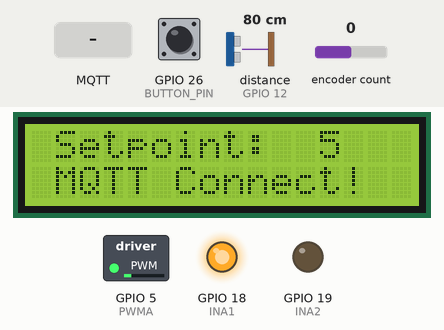
A program run on a simulated ESP32. Parts: 16×2 character LCD, switched loads named in the program (green lamp = pin HIGH), output pins drawn as LEDs (lit = HIGH). Wiring (inferred from the names in the program): ultrasonic range finder: trigger GPIO 14; echo GPIO 12. Inputs (shaded band) come from the test bench; at power-on: distance to the obstacle (sensor on GPIO 12) 80 cm, GPIO 26 (BUTTON_PIN) LOW, encoder count 0. The echo pulse lasts 58.3 µs per cm; WiFi joins after 1.5 s; servers stay silent unless stated; no MQTT or app messages arrive unless stated; pins used as bus, display or sensor lines are not drawn; what the program prints to the serial monitor is not drawn.

Above: at 2.91 s.
3.4 s: distance to the obstacle (sensor on GPIO 12) set to 2 cm
6.4 s: distance to the obstacle (sensor on GPIO 12) set to 4 cm
At 7.56 s:
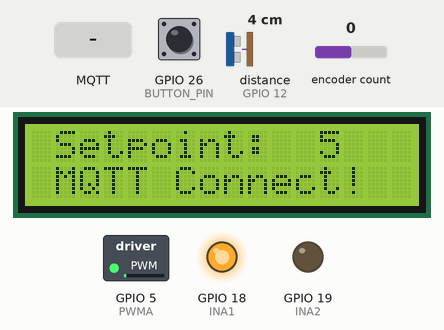
9.4 s: MQTT message "15" arrives on the third subscribed topic
At 10.6 s:
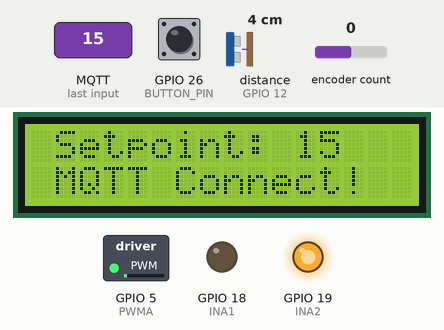
12.4 s: distance to the obstacle (sensor on GPIO 12) set to 18 cm
At 12.57 s:
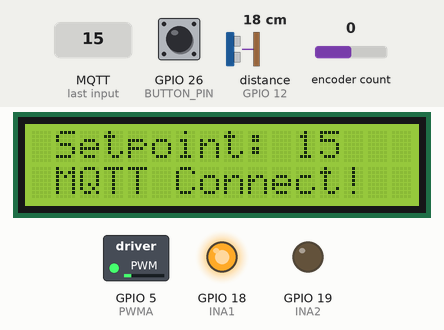
15.4 s: distance to the obstacle (sensor on GPIO 12) set to 7 cm
At 16.0 s:
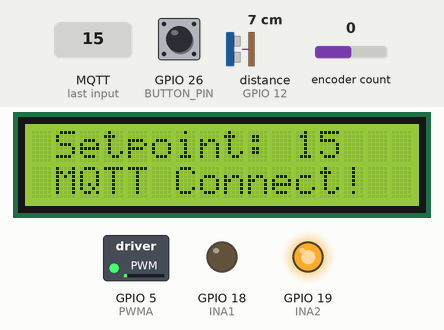
18.4 s: distance to the obstacle (sensor on GPIO 12) set to 9 cm
Timing chart, 0 to 21.9 s (numbered marks = the images above; inputs shaded):
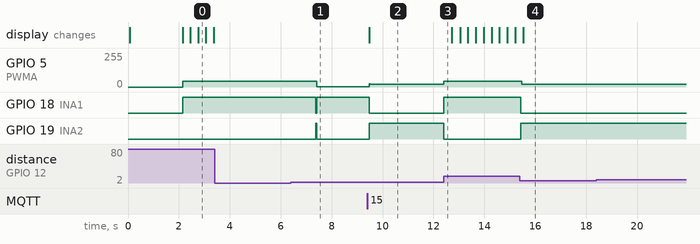

Measured:
- after the input at 3.4 s, every drawn part: stays the same
- after the input at 6.4 s, GPIO 5 (PWMA): 45/255 → 1/255 after 1.0 s; GPIO 18 (INA1): HIGH → LOW after 0.98 s, → HIGH 0.03 s later; GPIO 19 (INA2): LOW → HIGH after 0.98 s, → LOW 0.03 s later
- after the input at 9.4 s, GPIO 5 (PWMA): 1/255 → 19/255 after 0.08 s, → 20/255 2.5 s later; GPIO 18 (INA1): HIGH → LOW after 0.08 s; GPIO 19 (INA2): LOW → HIGH after 0.08 s; the display: changes after 0.07 s (image 2)
- after the input at 12.4 s, GPIO 5 (PWMA): 20/255 → 45/255 at once; GPIO 18 (INA1): LOW → HIGH at once; GPIO 19 (INA2): HIGH → LOW at once
- after the input at 15.4 s, GPIO 5 (PWMA): 45/255 → 19/255 after 0.06 s, → 20/255 2.5 s later; GPIO 18 (INA1): HIGH → LOW at once; GPIO 19 (INA2): LOW → HIGH at once

The program:

main.cpp
```cpp
#include <Arduino.h>
#include <PID_v1.h>
#include <ESP32Encoder.h>
#include <LCD_I2C.h>
#include <Adafruit_PCF8574.h>
#include <WiFi.h>
#include <MQTT.h>
////////////////////////////////////////////////////////////////////////////
LCD_I2C lcd(0x27, 16, 2);
ESP32Encoder encoder;
WiFiClient net;
MQTTClient client;
hw_timer_t *My_timer = NULL;

#define BUTTON_PIN 26
#define ENCODER_A_PIN 16
#define ENCODER_B_PIN 17

int motorSpeed;
int baseSpeed = 0;
int maxSpeed = 45;
int sum_error = 0;
int SPEED;
int maxmotorspeed = 20;
int distance_set = 5;
int dis_set = 0;

// PID
int error = 0;
int pre_error = 0;
float integral = 0;
float LastTime = 0;
float Dt = 0.032;

int Kp = 5;
int Kd = 1;
float Ki = 0.1;

int INA1 = 18;
int INA2 = 19;
int PWMA = 5;

const int trig = 14;      //ประกาศขา trig
const int echo = 12;      //ประกาศขา echo
long duration, distance;  //ประกาศตัวแปรเก็บค่าระยะ

int encode = 0;
static long lastPosition = 0;
const float limit_up = 60;
const float limit_down = 30;
int motor_limit;
float degree;
int state = 0;
int prep_state;
double turn;

int newPosition;
////////////////////////////////////////////////
const char ssid[] = "Dxt-iphone";
const char pass[] = "magicwireless";

const char mqtt_broker[]="test.mosquitto.org";
const char status_topic[]="final1.18/status";
const char getval_topic[]="final1.18/getval";
const char mqtt_topic[]="final1.18/message";
const char distance_topic[]="final1.18/distance";
const char mqtt_client_id[]="arduino_group_final1.18"; // must change this string to a unique value
int MQTT_PORT=1883;

void messageReceived(String &topic, String &payload) {
  // Serial.println("incoming: " + topic + " - " + payload);
  if(topic == "final1.18/getval"){
    if(payload == "5"){
      dis_set = 1;
    }else if(payload == "10"){
      dis_set = 2;
    }else if(payload == "15"){
      dis_set = 3;
    }else if(payload == "20"){
      dis_set = 4;
    }else if(payload == "25"){
      dis_set = 5;
    }else if(payload == "30"){
      dis_set = 6;
    }else if(payload == "35"){
      dis_set = 7;
    }
  }

}

void connect() {
  Serial.print("checking wifi...");
  while (WiFi.status() != WL_CONNECTED) {
    Serial.print(".");
    delay(1000);
  }

  Serial.print("\nconnecting...");
  while (!client.connect(mqtt_client_id)) {
    Serial.print(".");
    delay(1000);
  }

  Serial.println("\nconnected!");

  client.subscribe(mqtt_topic);
  client.subscribe(distance_topic);
  client.subscribe(getval_topic);
  client.subscribe(status_topic);
}

void IRAM_ATTR Timer(){
	//Code want to be timer here//
  if((state == 1) & (distance_set == 5)){
    distance_set = 10;
    prep_state = 1;
    state = 0;
  }else if((state == 1) & (distance_set == 10) & (prep_state == 1)){
    distance_set = 15;
    state = 0;
    prep_state = 2;
  }else if((state == 1) & (distance_set == 15) & (prep_state == 2)){
    distance_set = 20;
    state = 0;
    prep_state = 3;
  }else if((state == 1) & (distance_set == 20) & (prep_state == 3)){
    distance_set = 25;
    state = 0;
    prep_state = 4;
  }else if((state == 1) & (distance_set == 25) & (prep_state == 4)){
    distance_set = 30;
    state = 0;
    prep_state = 5;
  }else if((state == 1) & (distance_set == 30) & (prep_state == 5)){
    distance_set = 35;
    state = 0;
    prep_state = 6;
  }else if((state == 1) & (distance_set == 35) & (prep_state == 6)){
    distance_set = 5;
    state = 0;
    prep_state = 0;
  }
}


void motorup(int speedM) {
  digitalWrite(INA1, HIGH);
  digitalWrite(INA2, LOW);
  analogWrite(PWMA, speedM);
}

void motordown(int speedM) {
  digitalWrite(INA1, LOW);
  digitalWrite(INA2, HIGH);
  analogWrite(PWMA, speedM);
}

void pid(int setpoint) {

  if ((distance >= (setpoint-1)) && (distance <= (setpoint-2))) {
    error = -2;
  } else if (distance >= (setpoint-3) && distance <= (setpoint-4)) {
    error = -2;
  } else if (distance >= (setpoint-5) && distance <= (setpoint-6)) {
    error = -3;
  } else if (distance <= (setpoint-7)) {
    error = -4;
  }
  if (distance >= setpoint && distance <= (setpoint+1)) {
    error = 0;
  } else if (distance >= (setpoint+2) && distance <= (setpoint+3)) {
    error = 50;
  } else if (distance >= (setpoint+4) && distance <= (setpoint+5)) {
    error = 52;
  } else if (distance >= (setpoint+6) && distance <= (setpoint+7)) {
    error = 54;
  } else if (distance >= (setpoint+8) && distance <= (setpoint+9)) {
    error = 56;
  } else if (distance > (setpoint+10)) {
    error = 58;
  }

  float CurrentTime = millis() / 1000.00;
  Dt = CurrentTime - LastTime;
  LastTime = CurrentTime;
  integral += error * Dt;
  integral = constrain(integral, -10, 10);
  //  if (error == 0) integral = 0;
  double Derivative = (error - pre_error) / Dt;

  motorSpeed = Kp * error + Kd * (error - pre_error) + Ki * (integral);
  SPEED = baseSpeed + motorSpeed;

  if (SPEED > maxSpeed) SPEED = maxSpeed;
  if (SPEED < -maxSpeed) SPEED = -maxSpeed;
  if (motorSpeed > maxmotorspeed) motorSpeed = maxmotorspeed;
  if (motorSpeed < -maxmotorspeed) motorSpeed = -maxmotorspeed;
  if (error == 0) {
  digitalWrite(INA1, HIGH);
  digitalWrite(INA2, HIGH);
  analogWrite(PWMA, 0);
  }

  if (SPEED > 0) {
    motorup(SPEED);
  } else if (SPEED < 0) {
    motordown(abs(SPEED));
  }

  pre_error = error;
  sum_error += error;

  // Serial.print("       ");
  // Serial.print(error);
  // Serial.print("       ");
  // Serial.print(SPEED);
  // Serial.print("       ");
  // Serial.println(motorSpeed);
}

void sensor() {
  digitalWrite(trig, LOW);
  delayMicroseconds(5);
  digitalWrite(trig, HIGH);
  delayMicroseconds(5);
  digitalWrite(trig, LOW);           //ใช้งานขา trig
  duration = pulseIn(echo, HIGH);    //อ่านค่าของ echo
  distance = (duration / 2) / 29.1;  //คำนวณเป็น centimeters
  Serial.print(distance);
  Serial.println(" cm");
  //delay(10);
}

void LCD_Show(){
  // lcd.setCursor(1,0);
  // lcd.print("Distance: ");
  // lcd.print(distance);
  lcd.setCursor(1,0);
  lcd.print("Setpoint: ");
  if(distance_set < 10){
    lcd.print(" ");
  }
  lcd.print(distance_set);
  lcd.setCursor(1,1);
  if(!client.connected()){
    lcd.print("MQTT Disconnect!");
  }else{
    lcd.print("MQTT Connect!");
  }
  delay(2);
  lcd.clear();
}

void IRAM_ATTR button_state(){
  state = 1;
}

void setup() {
  Serial.begin(9600);
  WiFi.begin(ssid, pass);
  client.begin(mqtt_broker, MQTT_PORT, net);
  client.onMessage(messageReceived);
  lcd.begin();
  lcd.backlight();
  lcd.clear();
  My_timer = timerBegin(0, 80, true);
	timerAttachInterrupt(My_timer, &Timer, true);
	timerAlarmWrite(My_timer, 250000, true);
	timerAlarmEnable(My_timer);
  pinMode(echo, INPUT);   //สั่งให้ขา echo ใช้งานเป็น input
  pinMode(trig, OUTPUT);  //สั่งให้ขา trig ใช้งานเป็น output
  pinMode(INA1, OUTPUT);
  pinMode(INA2, OUTPUT);
  pinMode(PWMA, OUTPUT);
  pinMode(BUTTON_PIN,INPUT);
  // pinMode(25,INPUT);
  attachInterrupt(BUTTON_PIN, button_state, RISING);
  encoder.attachFullQuad(ENCODER_A_PIN, ENCODER_B_PIN);
  connect();
}

void loop() {

  client.loop();
  LCD_Show();
  sensor();
  pid(distance_set);

  newPosition = encoder.getCount();

  if (newPosition != lastPosition) {
    turn = newPosition / 2400.0;
    if (int(turn) >= 1) {
      encode = (newPosition - (2400 * int(turn)));
    } else if (turn < 0) {
      encode = (newPosition + (2400 * (int(0.0 - turn) + 1)));
    } else {
      encode = newPosition;
    }
    lastPosition = newPosition;
  }
  degree = map(encode, 0, 2400, 1, 3600) / 10;


///////////////////////////////////////////////////////////////////
  if(dis_set == 1){
    distance_set = 5;
  }else if(dis_set == 2){
    distance_set = 10;
  }else if(dis_set == 3){
    distance_set = 15;
  }else if(dis_set == 4){
    distance_set = 20;
  }else if(dis_set == 5){
    distance_set = 25;
  }else if(dis_set == 6){
    distance_set = 30;
  }else if(dis_set == 7){
    distance_set = 35;
  }

  client.publish(mqtt_topic, String(distance_set));
  client.publish(distance_topic, String(distance));
  if(error == 0){
    client.publish(status_topic, "STEADY!");
  }else{
    client.publish(status_topic, "MOVING...");
  }

  if(!client.connected()){
    distance_set = 5;
    prep_state = 0;
    state = 0;
    dis_set = 0;
  }
  // Serial.print("State: ");
  // Serial.print(state);
  // Serial.print("      ");
  // Serial.print("Disance set");
  // Serial.println(distance_set);
  //LIMIT  ////////////////
}
```
